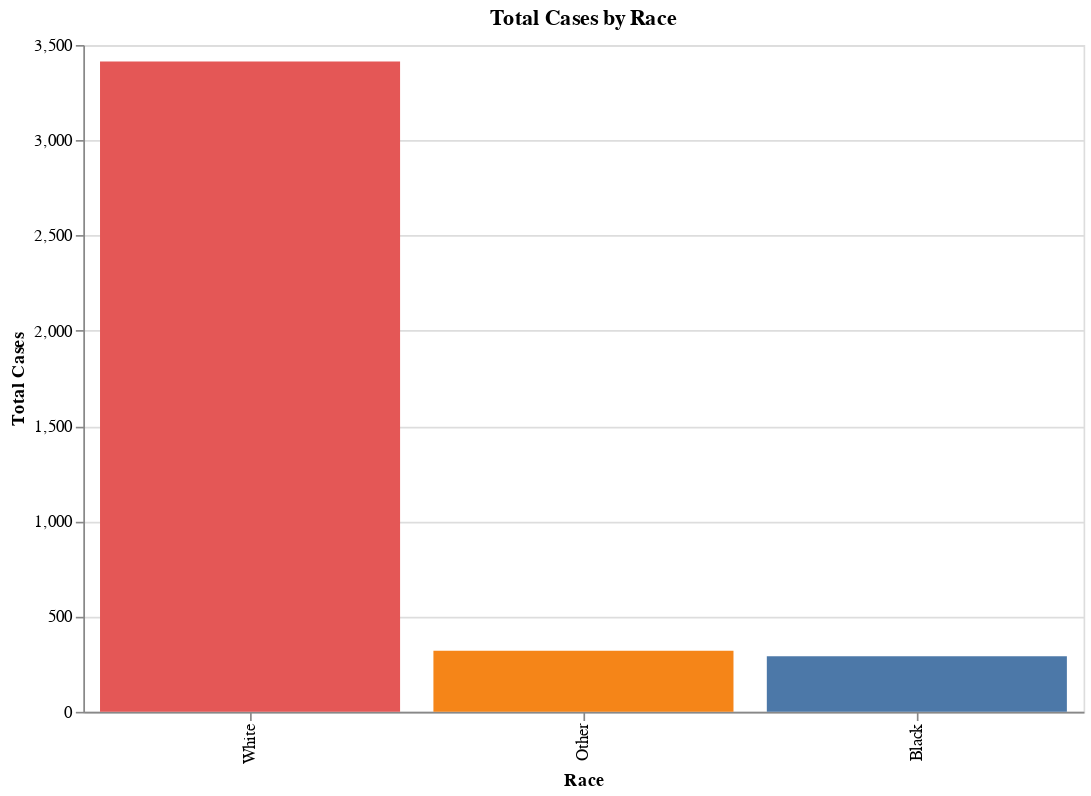

Notebook source saved alongside this figure:
### Code cell
# Bar plot for total cases by race
bar_plot_cases = alt.Chart(df).mark_bar().encode(
    x=alt.X('Race:N', title='Race', sort='-y'),  # Categorical X-axis for Race
    y=alt.Y('count():Q', title='Total Cases'),  # Count the number of cases for each race
    color=alt.Color('Race:N', legend=None),  # Different colors for each Race
    tooltip=['Race', 'count():Q']  # Tooltip to show the race and total cases
).properties(
    title="Total Cases by Race",
    width=600,
    height=400
)

bar_plot_cases

### Figure 1 — Vega-Lite specification as saved in the notebook (floating-point values rounded to 4 significant figures; data arrays with more than 128 entries replaced by an {"elided": "..."} marker saying what was removed)
{"config": {"view": {"continuousWidth": 300, "continuousHeight": 300}}, "data": {"name": "data-a22a2a9ae26a12d39290e3f3edaea84e"}, "mark": {"type": "bar"}, "encoding": {"color": {"field": "Race", "legend": null, "type": "nominal"}, "tooltip": [{"field": "Race", "type": "nominal"}, {"aggregate": "count", "type": "quantitative"}], "x": {"field": "Race", "sort": "-y", "title": "Race", "type": "nominal"}, "y": {"aggregate": "count", "title": "Total Cases", "type": "quantitative"}}, "height": 400, "title": "Total Cases by Race", "width": 600, "$schema": "https://vega.github.io/schema/vega-lite/v5.20.1.json", "datasets": {"data-a22a2a9ae26a12d39290e3f3edaea84e": {"elided": "4024 records"}}}
